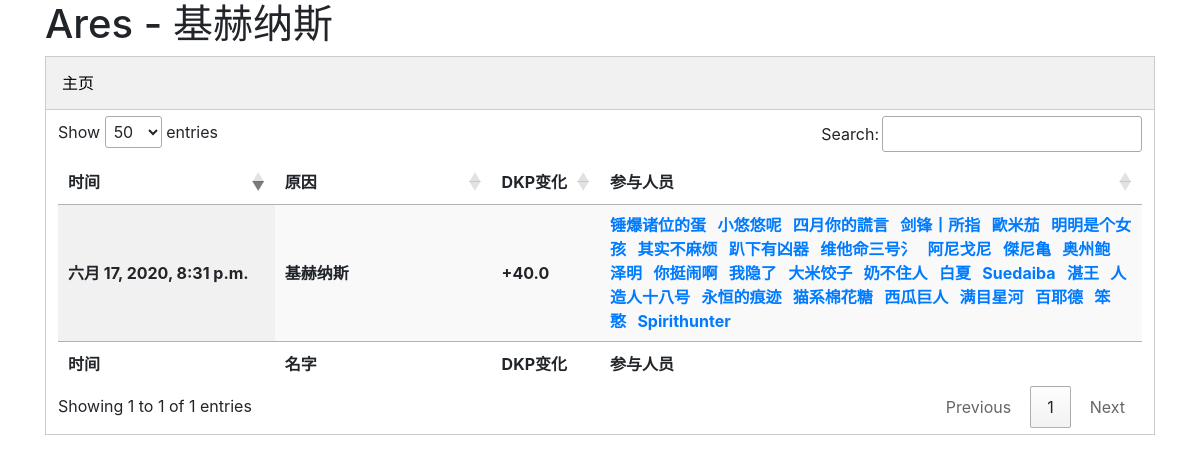
/kill/3/, run on the app's committed database.
### point/models.py (models this page shows)
class record(models.Model):
  id = models.AutoField(primary_key=True)
  item = models.IntegerField(null=True,blank=True)
  dkp = models.IntegerField(null=True,blank=True)
  gp = models.FloatField(null=True,blank=True)
  time = models.DateTimeField(null=True,blank=True)
  boss = models.CharField(null=True,max_length=40,blank=True)
  name = models.TextField(null=True,blank=True)
  ep = models.FloatField(null=True,blank=True)

### point/views.py (the view)
# urls.py: path('kill/<int:bossid>/',views.kill),
def kill(request,bossid):
  KillLog = record.objects.get(id=int(bossid))
  name = KillLog.name.split(',')
  renderData = {
    "id":bossid,
    "time":KillLog.time,
    "boss":KillLog.boss,
    "ep":KillLog.ep,
    "dkp":KillLog.dkp,
    "name":name
  }
  return render(request,'kill.html',renderData)

### templates/kill.html (shortened to what this page needs)
<!DOCTYPE html>
<html>
<head>
    <link rel="stylesheet" type="text/css" href="https://cdn.datatables.net/1.10.20/css/jquery.dataTables.min.css">
    <link rel="stylesheet" type="text/css" href="https://cdnjs.cloudflare.com/ajax/libs/twitter-bootstrap/4.1.3/css/bootstrap.css">
</head>
<body>
<div class="container">
  <H1>Ares - {{boss}}</H1>
  <div class="tab">
    <a href="/"><button class="tablinks" >主页</button></a>
  </div>
  <div id="LogsTab" class="tabcontent">
    <table id="logsTable" class="display" style="width:100%">
      <thead>
        <tr>
          <th width="20%">时间</th>
          <th width="20%">原因</th>
          <th width="10%">
          {% if dkp %}
          DKP变化
          {% else %}
          EP变化
          {% endif %}
          </th>
          <th>参与人员</th>
        </tr>
      </thead>
      <tr  role="row" class="odd">
        <th>{{time}}</th>
        <th>{{boss}}</th>
        <th>
        {% if ep %}
        +{{ep}}
        {% elif dkp %}
        +{{dkp}}
        {% else %}
        EPGP{{boss}}
        {% endif %}
        </th>
        <th>
        {% for i in name %}
        <a href="/PlayerDetail/{{i}}">{{i}}</a>&nbsp;&nbsp;
        {% endfor %}
        </th>
      </tr>
      <tfoot>
        <tr>
          <th>时间</th>
          <th>名字</th>
          <th width="10%">
          {% if dkp %}
          DKP变化
          {% else %}
          EP变化
          {% endif %}
          </th>
          <th>参与人员</th>
        </tr>
      </tfoot>
    </table>
  </div>
</div>
</body>
</html>

### templates/kill.html (style rules this page uses)
.tab { overflow: hidden; border: 1px solid #ccc; background-color: #f1f1f1; }
.tab button { background-color: inherit; float: left; border: none; outline: none; cursor: pointer; padding: 14px 16px; transition: 0.3s; }
.tabcontent { padding: 6px 12px; border: 1px solid #ccc; border-top: none; }

### data on the page
record: boss "基赫纳斯", time "六月 17, 2020, 8:31 p.m.", ep "40.0"

### other printed values
{{ i }} "锤爆诸位的蛋" "小悠悠呢" "四月你的謊言" "剑锋丨所指" "歐米茄" "明明是个女孩" "其实不麻烦" "趴下有凶器" "维他命三号氵" "阿尼戈尼" "傑尼亀" "奥州鲍" "泽明" "你挺闹啊" "我隐了" "大米饺子" "奶不住人" "白夏" "Suedaiba" "湛王" "人造人十八号" "永恒的痕迹" "猫系棉花糖" "西瓜巨人" "满目星河" "百耶德" "笨憨" "Spirithunter"
